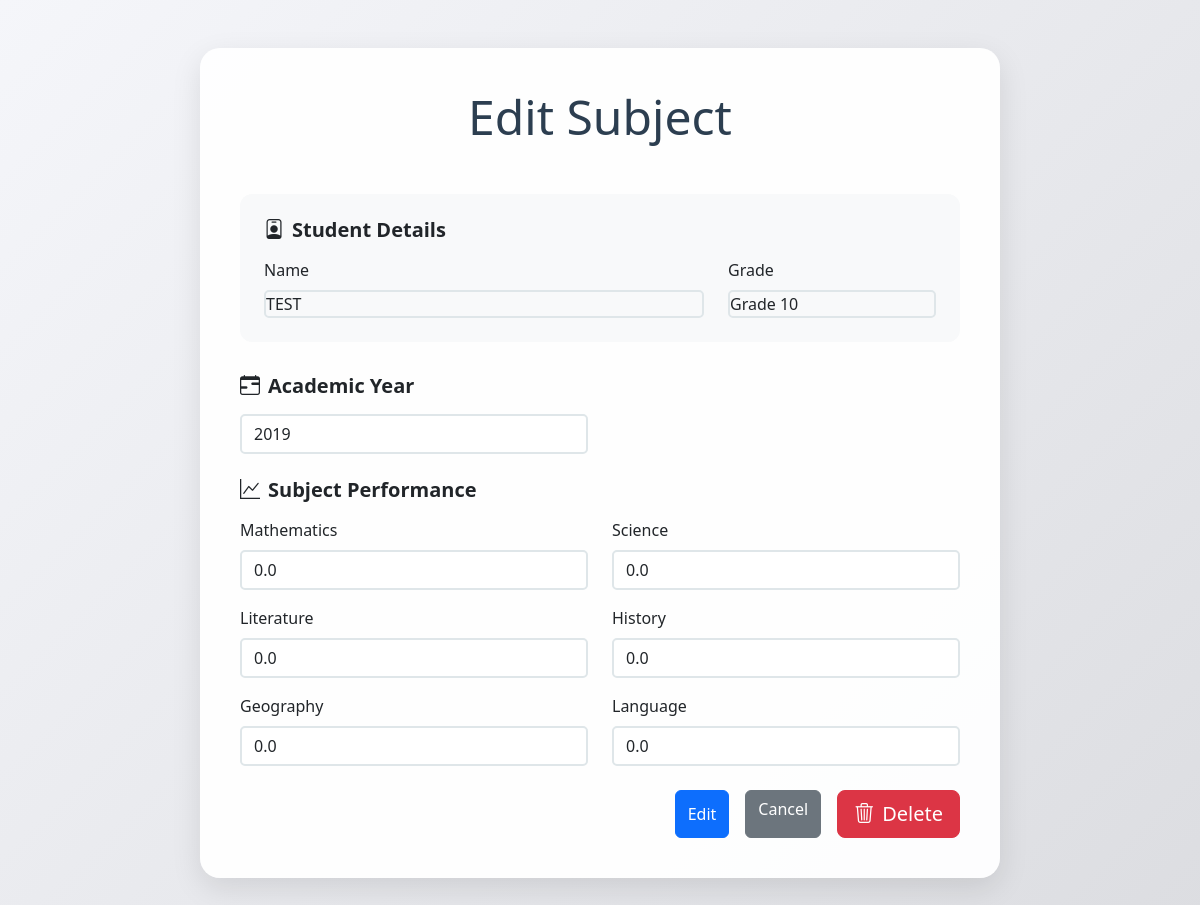
/management/subjects/edit/28/, run on an earlier commit of the app's database.
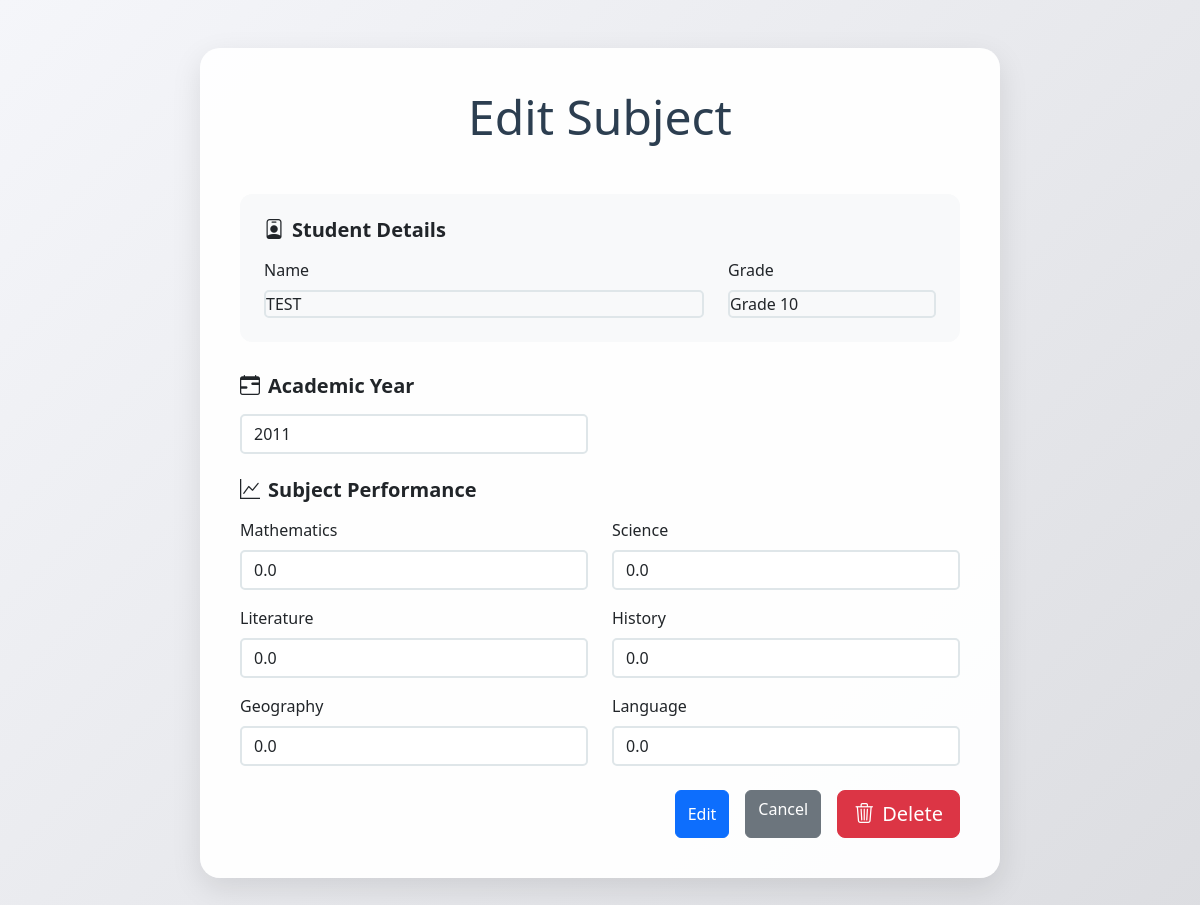
And on a later commit of the database.
### student_app/models.py (models this page shows, shortened)
class Subject(models.Model):
    student = models.ForeignKey(Student, on_delete=models.CASCADE)
    year = models.IntegerField()
    subject1_marks = models.FloatField()
    subject2_marks = models.FloatField()
    subject3_marks = models.FloatField()
    subject4_marks = models.FloatField()
    subject5_marks = models.FloatField()
    subject6_marks = models.FloatField()

class Student(models.Model):
    name = models.CharField(max_length=100)
    dob = models.DateField()  # Date of Birth
    nrc = models.CharField(max_length=50, unique=True)  # National Registration Card number (assuming it's unique)
    father_name = models.CharField(max_length=100)
    mother_name = models.CharField(max_length=100)
    phone = models.CharField(max_length=15)  # Phone number
    address = models.TextField()  # Long address details
    grade = models.CharField(max_length=10)  # Grade (A, B, etc.)
    country = models.CharField(max_length=100)
    class Meta:
        verbose_name = "Student"
        verbose_name_plural = "Students"

### student_app/views.py (the view, shortened to what this page needs)
# urls.py: path('subjects/edit/<int:subject_id>/', views.edit_subject, name='edit_subject'),
def edit_subject(request, subject_id):
    subject = get_object_or_404(Subject, id=subject_id)
    return render(request, 'subject/edit_subject.html', {'subject': subject})  # Show subject data in form

### templates/subject/edit_subject.html (shortened to what the changed rows need)
<!DOCTYPE html>
<html lang="en">
<head>
  <link href="https://cdn.jsdelivr.net/npm/bootstrap@5.3.2/dist/css/bootstrap.min.css" rel="stylesheet">
  <link rel="stylesheet" href="https://cdn.jsdelivr.net/npm/bootstrap-icons@1.11.3/font/bootstrap-icons.min.css">
</head>
<body style="background: linear-gradient(135deg, #f5f6fa 0%, #dcdde1 100%); min-height: 100vh;">
  <div class="form-container">
    <h2 class="display-5 text-center mb-5" style="color: var(--primary-color);">
      Edit Subject
    </h2>
    <form method="POST" action="{% url 'edit_subject' subject.id %}" class="needs-validation" novalidate>
      <div class="student-info-card">
        <div class="row gx-4">
          <div class="col-md-8">
            <label class="form-label">Name</label>
            <div class="form-control-custom bg-light">
              {{ subject.student.name }}
            </div>
          </div>
          <div class="col-md-4">
            <label class="form-label">Grade</label>
            <div class="form-control-custom bg-light">
              Grade {{ subject.student.grade }}
            </div>
          </div>
        </div>
      </div>
      <div class="mb-4">
        <div class="row gx-4 gy-3">
          <div class="col-md-6">
            <input type="text" name="year" id="year"
                   class="form-control form-control-custom"
                   value="{{ subject.year }}"
                   required>
          </div>
        </div>
      </div>
      <div class="mb-4">
        <div class="row gx-4 gy-3">
          <div class="col-md-6">
            <label class="form-label">Mathematics</label>
            <input type="number" step="1" name="subject1_marks"
                   class="form-control form-control-custom"
                   value="{{ subject.subject1_marks }}"
                   min="0" max="100"
                   required>
          </div>
          <div class="col-md-6">
            <label class="form-label">Science</label>
            <input type="number" step=" " name="subject2_marks"
                   class="form-control form-control-custom"
                   value="{{ subject.subject2_marks }}"
                   min="0" max="100"
                   required>
          </div>
          <div class="col-md-6">
            <label class="form-label">Literature</label>
            <input type="number" step=" " name="subject3_marks"
                   class="form-control form-control-custom"
                   value="{{ subject.subject3_marks }}"
                   min="0" max="100"
                   required>
          </div>
          <div class="col-md-6">
            <label class="form-label">History</label>
            <input type="number" step=" " name="subject4_marks"
                   class="form-control form-control-custom"
                   value="{{ subject.subject4_marks }}"
                   min="0" max="100"
                   required>
          </div>
          <div class="col-md-6">
            <label class="form-label">Geography</label>
            <input type="number" step=" " name="subject5_marks"
                   class="form-control form-control-custom"
                   value="{{ subject.subject5_marks }}"
                   min="0" max="100"
                   required>
          </div>
          <div class="col-md-6">
            <label class="form-label">Language</label>
            <input type="number" step=" " name="subject6_marks"
                   class="form-control form-control-custom"
                   value="{{ subject.subject6_marks }}"
                   min="0" max="100"
                   required>
          </div>
        </div>
      </div>
    </form>
  </div>
</body>
</html>

What changed in the data, as far as the page shows it:
changed Subject "TEST": year "2019" → "2011"
